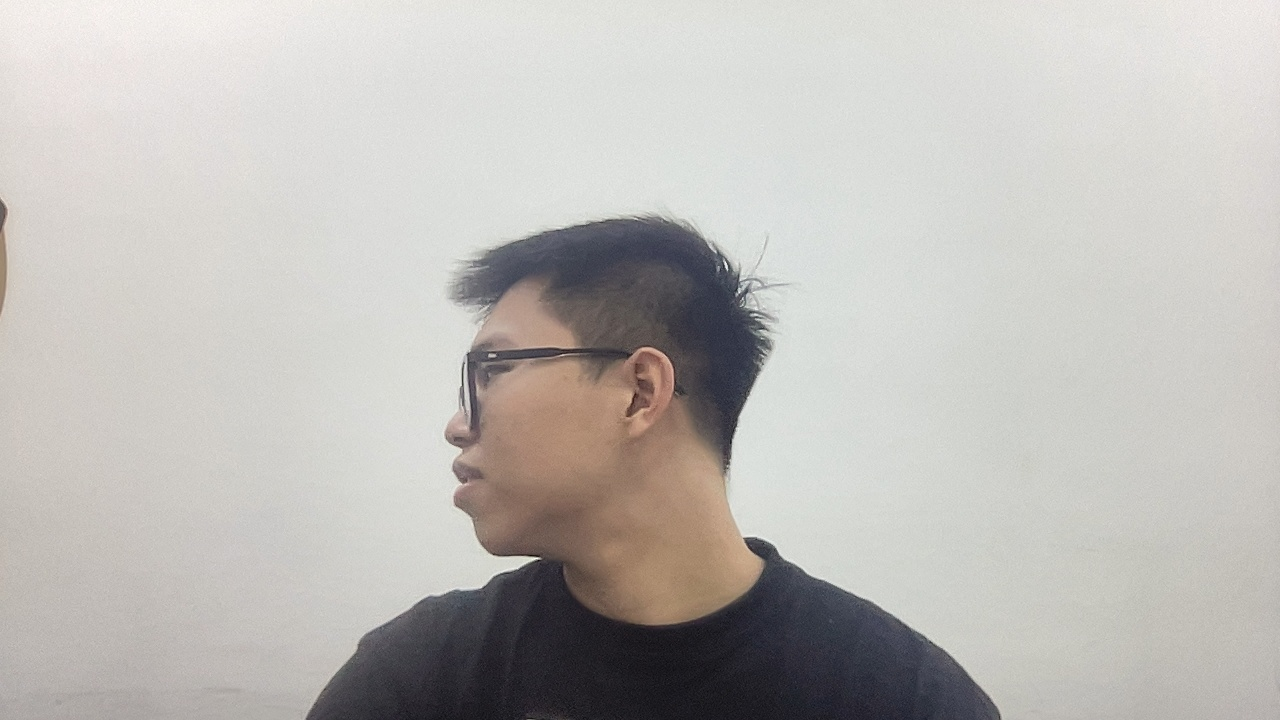
#> input picture dataset_test/0/hiepnm_5.jpg, 1280 x 720 px
$ jupyter execute --allow-errors face_recognition.ipynb
#> lines starting #> are read from the running program, lines starting #| are printed output that depends on the picture; after the words box and inside, x2 and y2 are one past the last pixel; in counts of white or black regions, pixels touching at a corner belong together; long printed decimals are rounded; pictures that were not available may be replaced by others from this repository, and a replacement may not be noted
[cell 1]
# Python 3.10.6
import cv2
import matplotlib.pyplot as plt
import time
import os

[cell 2]
def cv2_imshow_plt(img):
    """
    Display RGB image loaded from cv2.imread()
    """
    if len(img.shape) == 3: # BGR
        plt.imshow(cv2.cvtColor(img, cv2.COLOR_BGR2RGB))
    elif len(img.shape) == 2: # grayscale
        plt.imshow(cv2.cvtColor(img, cv2.COLOR_GRAY2RGB))
    else:
        raise ValueError("sth is wrong")
    plt.axis('off')

[cell 3]
# Not good, do not use
face_cascade = cv2.CascadeClassifier(cv2.data.haarcascades + 'haarcascade_frontalface_default.xml')

def haar_cascade(img):
    faces = face_cascade.detectMultiScale(img, 1.2, 3)
    # [10 lines of commented-out code are left out]
    return faces


file = "dataset_test/0/hiepnm_5.jpg"
img = cv2.imread(file)
#> img is the input picture: shape (720, 1280, 3); mean B, G, R 183.6, 187.2, 189.9
faces = haar_cascade(img)
#> in haar_cascade, `faces = face_cascade.detectMultiScale(img, 1.2, 3)`: faces = ()
#> faces = ()
for x_start, y_start, w, h in faces:
        # face_crop = img[y_start:y_end, x_start:x_end]
        cv2.rectangle(img, (x_start, y_start), (x_start + w, y_start + h), (0, 0, 255), 2)
        # plt.subplot(2, 3, count)
        # count += 1
        cv2_imshow_plt(img)
#> this loop made 0 passes
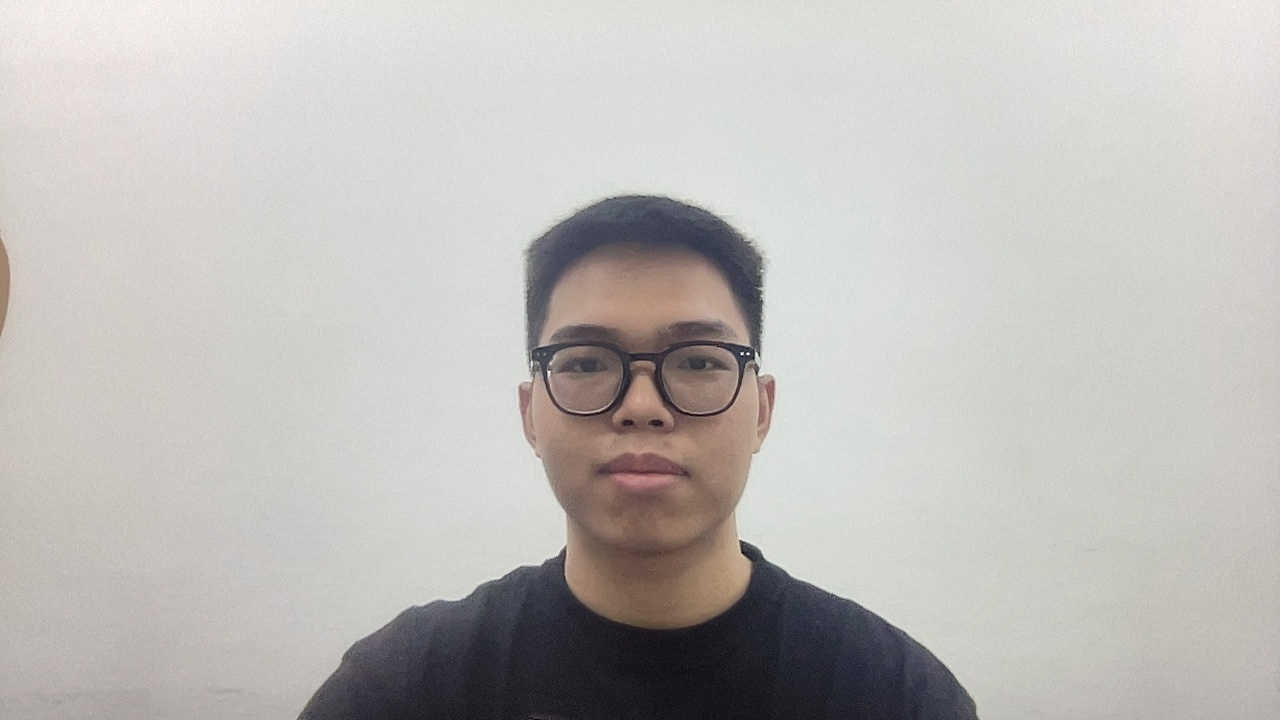
#> input picture dataset_test/0/hiepnm_1.jpg, 1280 x 720 px, given in place of minhvb_1.jpg, which was not available
#> further down, img is the input picture: shape (720, 1280, 3); mean B, G, R 184.8, 188.1, 190.7
# cv2.imshow(face)
# cv2.waitKey(0)

#> (a cell that did not finish here is left out)

[cell 5]
# DNN-based SSD model
start = time.time()
count = 1


#> (the rest of this cell did not finish here and is left out)

[cell 6]
# Haar Cascade
# VERY BAD, DONT USE THIS
start = time.time()
count = 1

while count < 6:
    # file = "dataset_test/"+ "1/" + "lamnt_"+ str(count) +".jpg"
    file = "dataset_test/"+ "0/" + "hiepnm_"+ str(count) +".jpg"
    # file = "dataset_test/minhvb_"+ str(count) +".jpg"
    img = cv2.imread(file)
    faces = haar_cascade(img)
#> faces = [[498, 248, 295, 295], [470, 127, 344, 344]]
    if len(faces) == 0:
        count += 1
        continue
    for x_start, y_start, w, h in faces:
        # face_crop = img[y_start:y_end, x_start:x_end]
        cv2.rectangle(img, (x_start, y_start), (x_start + w, y_start + h), (0, 0, 255), 2)
        plt.subplot(2, 3, count)
        count += 1
        cv2_imshow_plt(img)
#> this loop made 2 passes
#> (x_start, y_start, w, h, count) on passes 1 to 2: (498, 248, 295, 295, 2), (470, 127, 344, 344, 3)
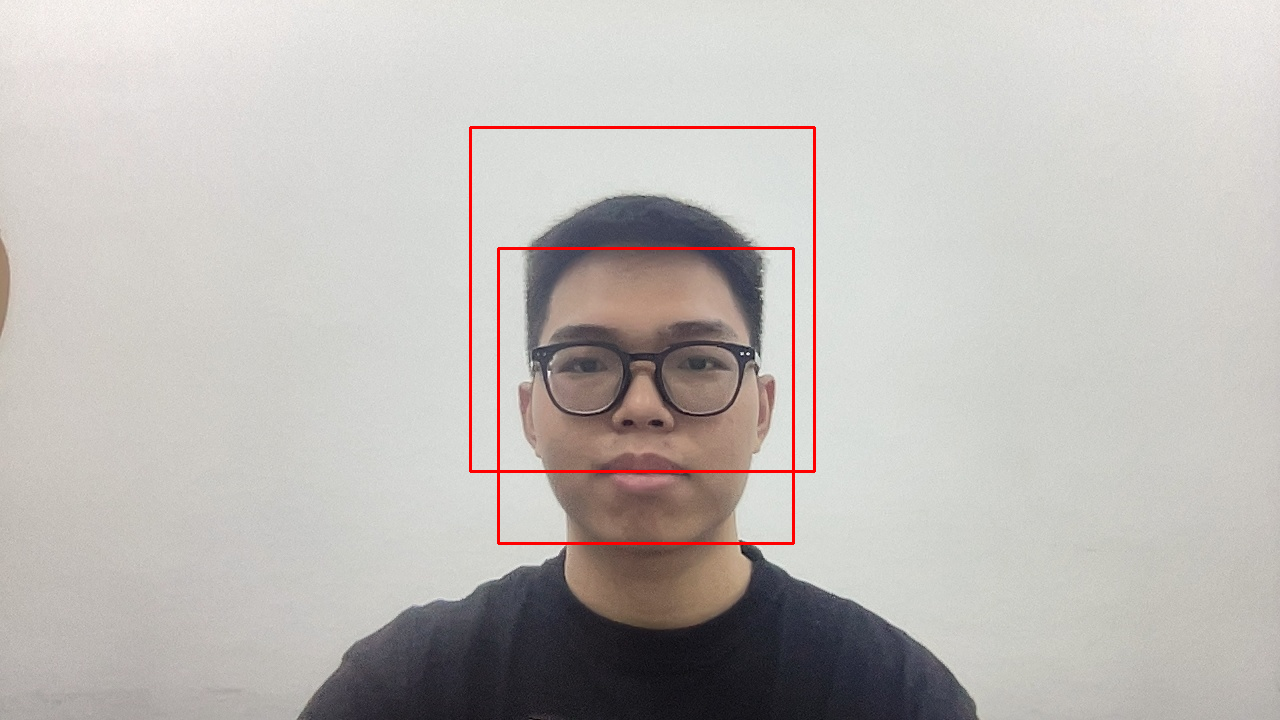
#> img: shape (720, 1280, 3); 0.83% of pixels changed, all inside (x1, y1, x2, y2) = (469, 126, 816, 545)
#> after the loop, count = 3
#> pass 2 of the loop `while count < 6:`:
#> file = 'dataset_test/0/hiepnm_3.jpg'
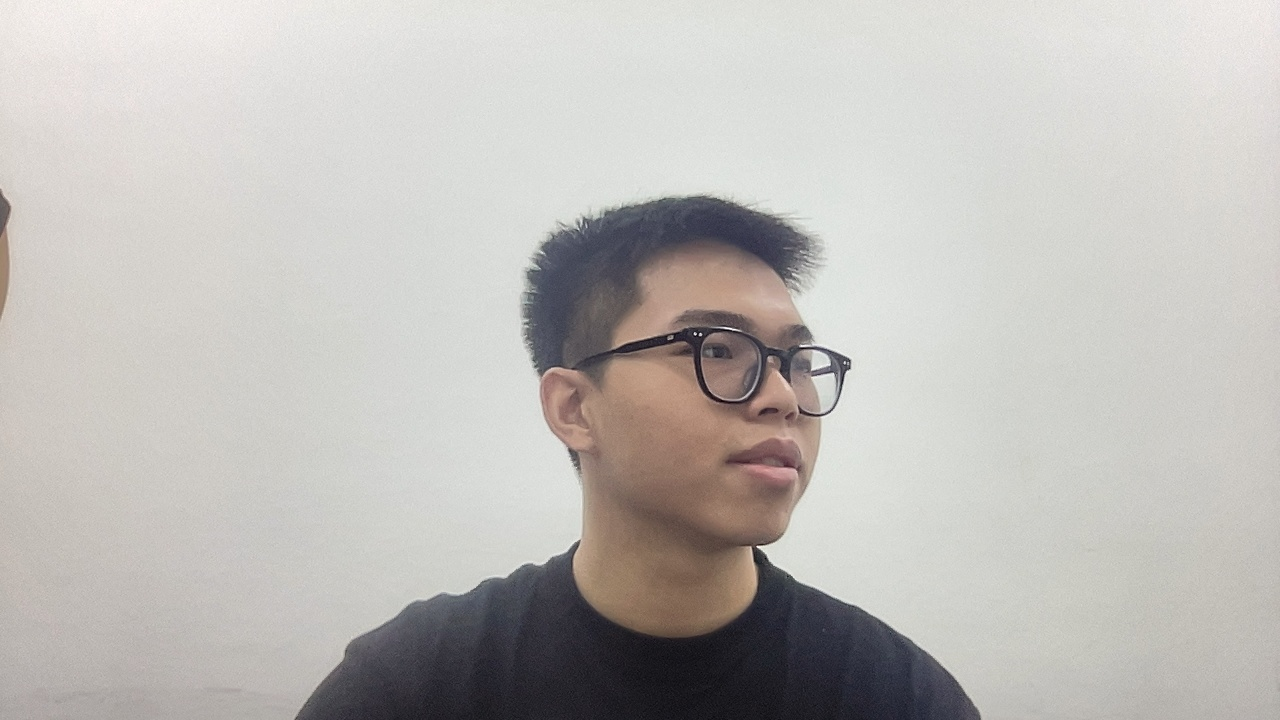
#> input picture dataset_test/0/hiepnm_2.jpg, 1280 x 720 px, given in place of hiepnm_3.jpg, which was not available
#> img is the input picture: shape (720, 1280, 3); mean B, G, R 184.4, 187.8, 190.7
#> `faces = haar_cascade(img)`: faces = [[726, 375, 114, 114]]
#> the loop `for x_start, y_start, w, h in faces:` made 1 pass
#> (x_start, y_start, w, h, count) on pass 1: (726, 375, 114, 114, 4)
#> after the loop `for x_start, y_start, w, h in faces:`:
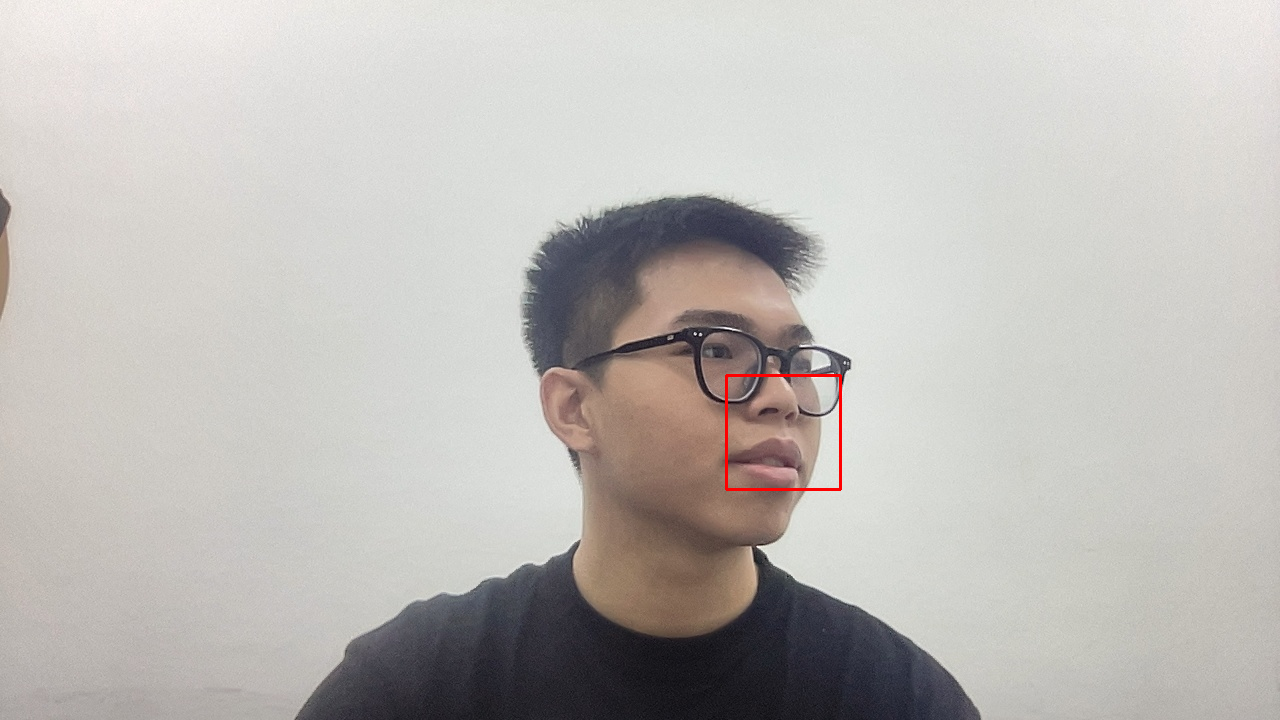
#> img: shape (720, 1280, 3); 0.15% of pixels changed, all inside (x1, y1, x2, y2) = (725, 374, 842, 491)
#> after the loop `for x_start, y_start, w, h in faces:`: count = 4
finish = time.time()
print(finish - start)
#| 1.243
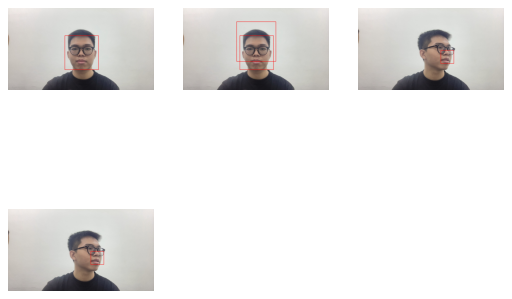
#> figure drawn by matplotlib, 4 panels
